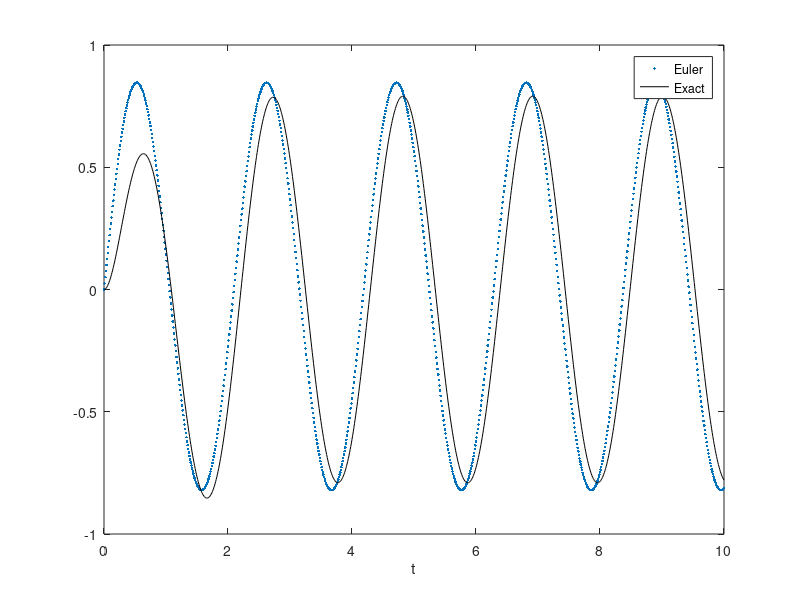

The MATLAB script that drew this image:
clear; clc; close all
tf = 10;
Nt = 1000;
dt = tf/Nt;
t = 0:dt:tf;
y0 = 0;
u0 = 0;
y(1) = y0;
u(1) = u0;
A=exp(-2*t).*(0.25*cos(t)-1.75*sin(t))-0.25*cos(3*t)+0.75*sin(3*t)
for i = 1:Nt;
    u(i+1) = u(i) + dt*(-1.25*y(1)+2.5*cos(3*t(i)));
    y(i+1) = y(i) + dt*u(i);
end
plot(t,u,'.'), hold on, plot(t,A,'k-')
xlabel('t'),legend('Euler','Exact')

